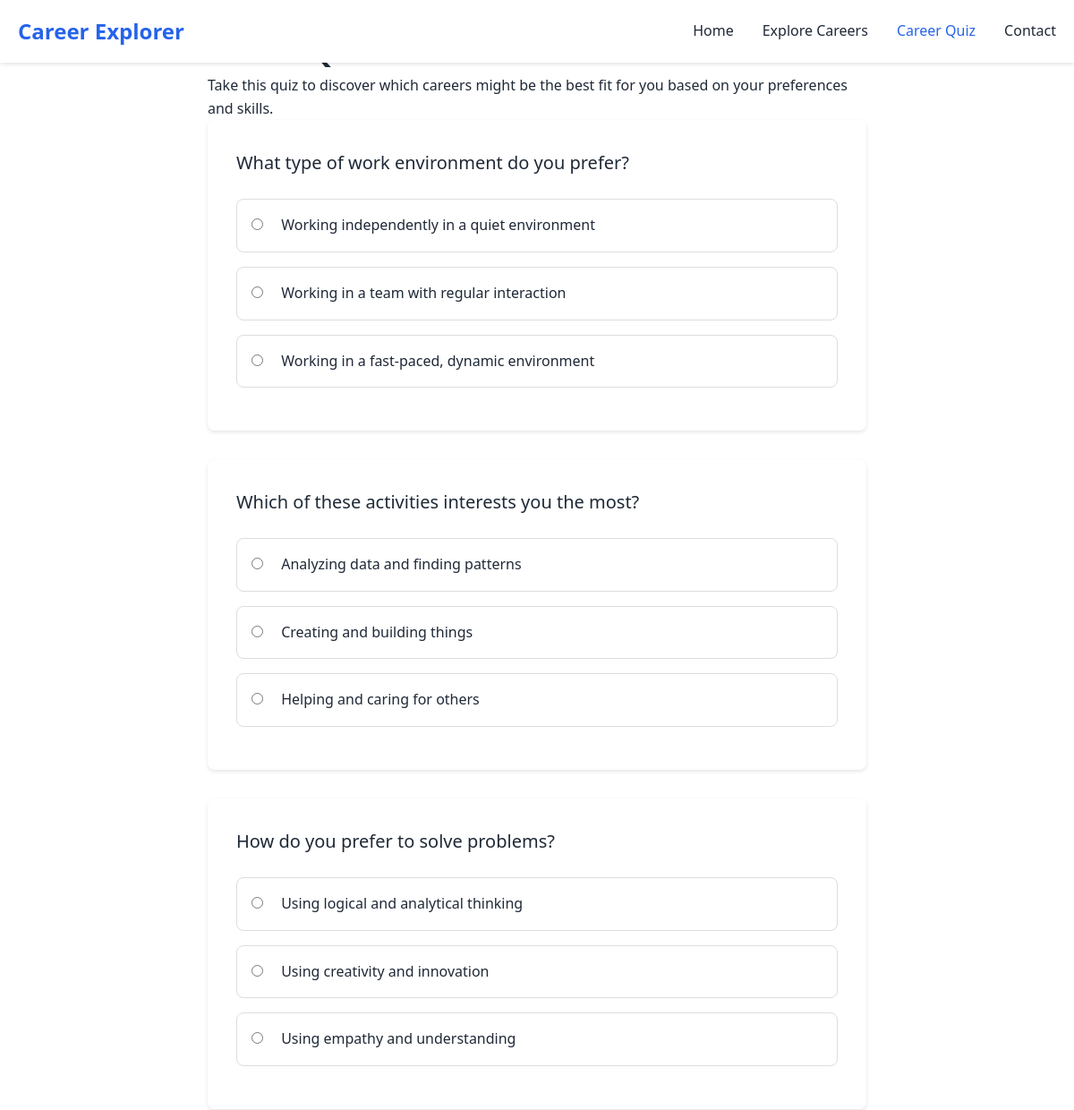
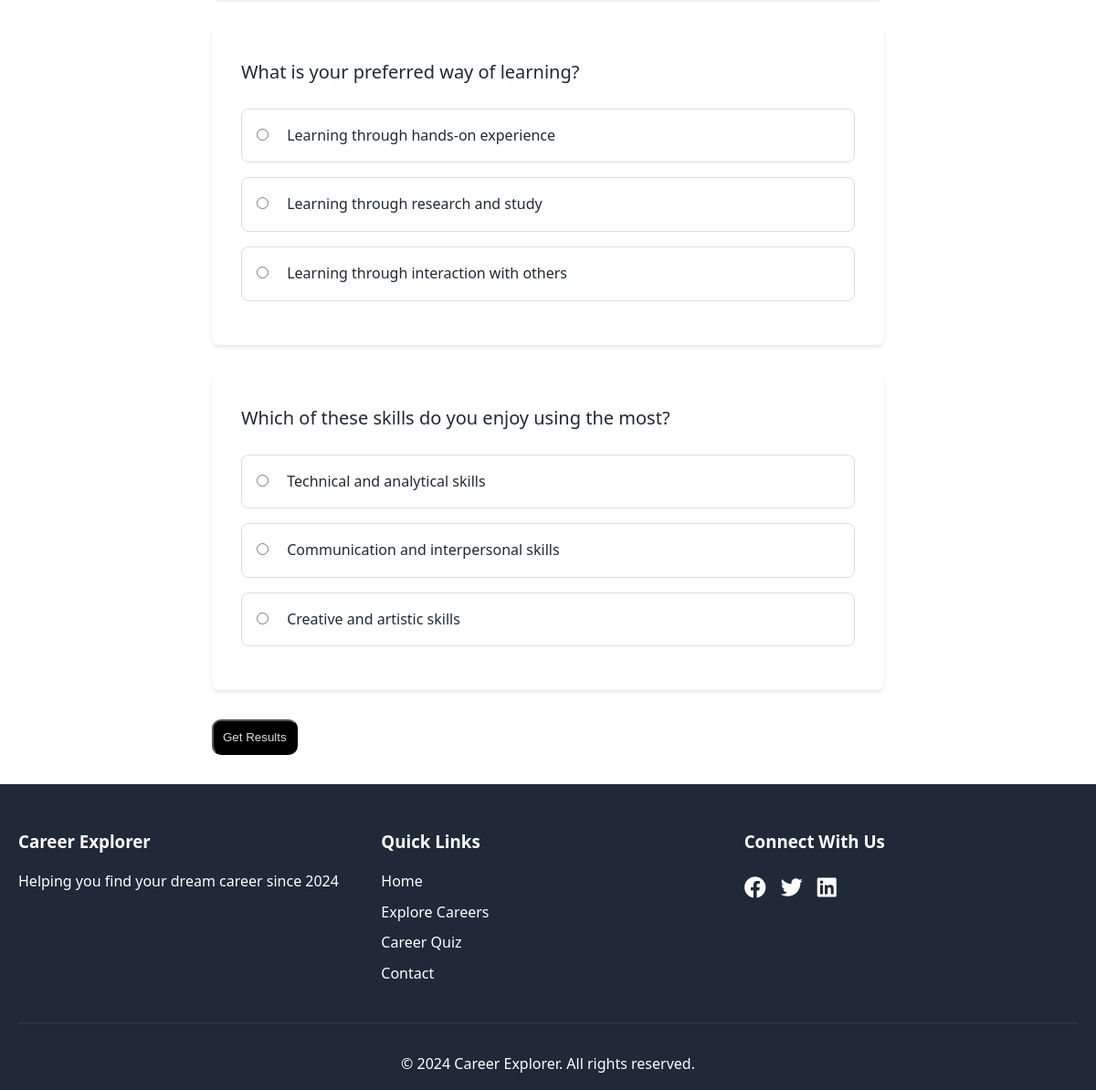
Screenshot of /quiz.php with the database file from the repository (2 pictures, top to bottom).
### tables this page shows
CREATE TABLE IF NOT EXISTS quiz_options (
    id INT AUTO_INCREMENT PRIMARY KEY,
    question_id INT NOT NULL,
    option_text TEXT NOT NULL,
    career_match TEXT NOT NULL,
    created_at TIMESTAMP DEFAULT CURRENT_TIMESTAMP,
    FOREIGN KEY (question_id) REFERENCES quiz_questions(id) ON DELETE CASCADE
);

### quiz.php (the view, shortened to what this page needs)
<?php
$database = new Database();
$db = $database->getConnection();
$query = "SELECT q.id as question_id, q.question_text, o.id as option_id, o.option_text, o.career_match
          FROM quiz_questions q
          LEFT JOIN quiz_options o ON q.id = o.question_id
          ORDER BY q.id, o.id";
$stmt = $db->prepare($query);
$stmt->execute();
$questions = [];
$current_question = null;
while ($row = $stmt->fetch(PDO::FETCH_ASSOC)) {
    if ($current_question === null || $current_question['id'] != $row['question_id']) {
        if ($current_question !== null) {
            $questions[] = $current_question;
        }
        $current_question = [
            'id' => $row['question_id'],
            'text' => $row['question_text'],
            'options' => []
        ];
    }
    if ($row['option_id']) {
        $current_question['options'][] = [
            'id' => $row['option_id'],
            'text' => $row['option_text'],
            'career_match' => $row['career_match']
        ];
    }
}
if ($current_question !== null) {
    $questions[] = $current_question;
}
?>
<!DOCTYPE html>
<html lang="en">
<head>
    <link rel="stylesheet" href="assets/css/style.css">
    <link rel="stylesheet" href="https://cdnjs.cloudflare.com/ajax/libs/font-awesome/6.0.0/css/all.min.css">
</head>
<body>
    <nav class="navbar">
        <div class="container">
            <div class="logo">
                <h1>Career Explorer</h1>
            </div>
            <ul class="nav-links">
                <li><a href="index.php">Home</a></li>
                <li><a href="explore.php">Explore Careers</a></li>
                <li><a href="quiz.php" class="active">Career Quiz</a></li>
                <li><a href="contact.php">Contact</a></li>
            </ul>
        </div>
    </nav>
    <main class="quiz-container">
        <h1>Career Quiz</h1>
        <p>Take this quiz to discover which careers might be the best fit for you based on your preferences and skills.</p>
        <?php if (!isset($_POST['answers'])): ?>
            <form method="POST" action="">
                <?php foreach ($questions as $question): ?>
                    <div class="question-card">
                        <div class="question-text"><?php echo htmlspecialchars($question['text']); ?></div>
                        <ul class="options-list">
                            <?php foreach ($question['options'] as $option): ?>
                                <li class="option-item">
                                    <label class="option-label">
                                        <input type="radio"
                                               name="answers[<?php echo $question['id']; ?>]"
                                               value="<?php echo $option['id']; ?>"
                                               class="option-input"
                                               required>
                                        <?php echo htmlspecialchars($option['text']); ?>
                                    </label>
                                </li>
                            <?php endforeach; ?>
                        </ul>
                    </div>
                <?php endforeach; ?>
                <button style="background-color: black ; color: #ddd; border-radius: 10px; padding: 10px; cursor: pointer;" type="submit" class="button">Get Results</button>
            </form>
        <?php endif; ?>
    </main>
    <footer>
        <div class="container">
            <div class="footer-content">
                <div class="footer-section">
                    <h3>Career Explorer</h3>
                    <p>Helping you find your dream career since 2024</p>
                </div>
                <div class="footer-section">
                    <h3>Quick Links</h3>
                    <ul>
                        <li><a href="index.php">Home</a></li>
                        <li><a href="explore.php">Explore Careers</a></li>
                        <li><a href="quiz.php">Career Quiz</a></li>
                        <li><a href="contact.php">Contact</a></li>
                    </ul>
                </div>
                <div class="footer-section">
                    <h3>Connect With Us</h3>
                    <div class="social-links">
                        <a href="#"><i class="fab fa-facebook"></i></a>
                        <a href="#"><i class="fab fa-twitter"></i></a>
                        <a href="#"><i class="fab fa-linkedin"></i></a>
                    </div>
                </div>
            </div>
            <div class="footer-bottom">
                <p>&copy; 2024 Career Explorer. All rights reserved.</p>
            </div>
        </div>
    </footer>
</body>
</html>

### assets/css/style.css (style rules this page uses)
* { margin: 0; padding: 0; box-sizing: border-box; }
:root { --primary-color: #2563eb; --secondary-color: #1e40af; --text-color: #1f2937; --light-text: #6b7280; --background: #ffffff; --card-bg: #f3f4f6; --border-radius: 8px; --transition: all 0.3s ease; }
body { font-family: 'Segoe UI', Tahoma, Geneva, Verdana, sans-serif; line-height: 1.6; color: var(--text-color); background-color: var(--background); }
.container { max-width: 1200px; margin: 0 auto; padding: 0 20px; }
.navbar { background-color: var(--background); box-shadow: 0 2px 4px rgba(0, 0, 0, 0.1); position: fixed; width: 100%; top: 0; z-index: 1000; }
.navbar .container { display: flex; justify-content: space-between; align-items: center; padding: 1rem 20px; }
.logo h1 { color: var(--primary-color); font-size: 1.5rem; }
.nav-links { display: flex; list-style: none; gap: 2rem; }
.nav-links a { text-decoration: none; color: var(--text-color); font-weight: 500; transition: var(--transition); }
.nav-links a:hover, .nav-links a.active { color: var(--primary-color); }
footer { background-color: var(--text-color); color: white; padding: 3rem 0 1rem; }
.footer-content { display: grid; grid-template-columns: repeat(auto-fit, minmax(250px, 1fr)); gap: 2rem; margin-bottom: 2rem; }
.footer-section h3 { margin-bottom: 1rem; }
.footer-section ul { list-style: none; }
.footer-section ul li { margin-bottom: 0.5rem; }
.footer-section a { color: white; text-decoration: none; transition: var(--transition); }
.social-links { display: flex; gap: 1rem; }
.social-links a { color: white; font-size: 1.5rem; }
.footer-bottom { text-align: center; padding-top: 2rem; border-top: 1px solid rgba(255, 255, 255, 0.1); }

### quiz.php (style rules this page uses)
.quiz-container { max-width: 800px; margin: 0 auto; padding: 2rem; }
.question-card { background-color: white; padding: 2rem; border-radius: var(--border-radius); margin-bottom: 2rem; box-shadow: 0 2px 4px rgba(0, 0, 0, 0.1); }
.question-text { font-size: 1.25rem; margin-bottom: 1.5rem; color: var(--text-color); }
.options-list { list-style: none; padding: 0; }
.option-item { margin-bottom: 1rem; }
.option-label { display: block; padding: 1rem; border: 1px solid #ddd; border-radius: var(--border-radius); cursor: pointer; transition: var(--transition); }
.option-input { margin-right: 1rem; }

### rows the page displays
quiz_options: option_text "Working independently in a quiet environment"
quiz_options: option_text "Working in a team with regular interaction"
quiz_options: option_text "Working in a fast-paced, dynamic environment"
quiz_options: option_text "Analyzing data and finding patterns"
quiz_options: option_text "Creating and building things"
quiz_options: option_text "Helping and caring for others"
quiz_options: option_text "Using logical and analytical thinking"
quiz_options: option_text "Using creativity and innovation"
quiz_options: option_text "Using empathy and understanding"
quiz_options: option_text "Learning through hands-on experience"
quiz_options: option_text "Learning through research and study"
quiz_options: option_text "Learning through interaction with others"
quiz_options: option_text "Technical and analytical skills"
quiz_options: option_text "Communication and interpersonal skills"
quiz_options: option_text "Creative and artistic skills"

### other values shown
$question['text'] "What type of work environment do you prefer?"
$question['text'] "Which of these activities interests you the most?"
$question['text'] "How do you prefer to solve problems?"
$question['text'] "What is your preferred way of learning?"
$question['text'] "Which of these skills do you enjoy using the most?"
